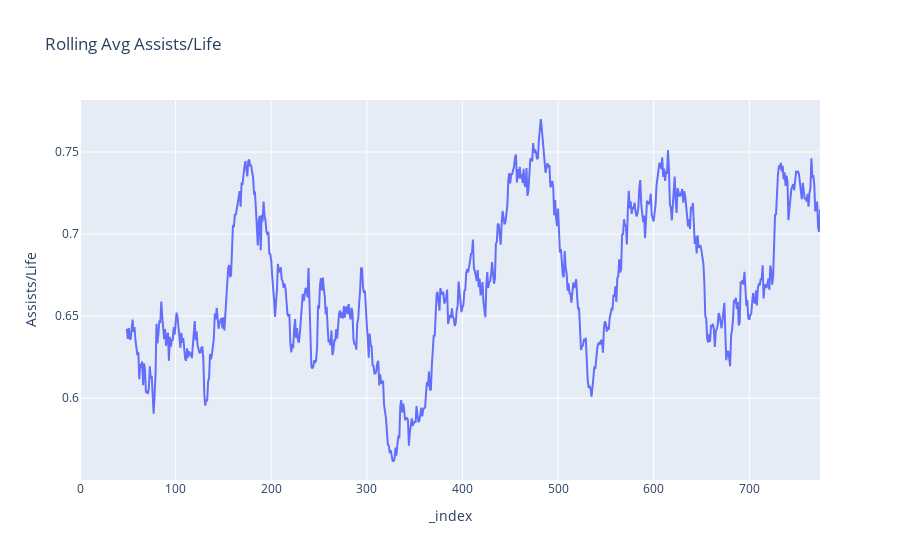

Write notebook code for a chart like this one.
### Code cell
import plotly.express as px

mod = 50
name = 'Assists/Life'

fig = px.line(dfr, x=dfr.index, y=(dfr['Assists'].rolling(window=mod).mean() /
                                 dfr['Deaths'].rolling(window=mod).mean()), 
              labels={'x': 'Number of Games Played', 'y': f'{name}'},
              title=f'Rolling Avg {name}')

fig.show()

### Figure 1 — Plotly figure (JSON) as saved in the notebook; plotly's stock layout.template omitted (floating-point values rounded to 4 significant figures; data arrays with more than 128 entries replaced by an {"elided": "..."} marker saying what was removed)
{"data": [{"hovertemplate": "_index=%{x}<br>Assists/Life=%{y}<extra></extra>", "legendgroup": "", "line": {"color": "#636efa", "dash": "solid"}, "marker": {"symbol": "circle"}, "mode": "lines", "name": "", "orientation": "v", "showlegend": false, "type": "scatter", "x": {"elided": "775 int values"}, "xaxis": "x", "y": {"elided": "775 float values"}, "yaxis": "y"}], "layout": {"legend": {"tracegroupgap": 0}, "title": {"text": "Rolling Avg Assists/Life"}, "xaxis": {"anchor": "y", "domain": [0, 1], "title": {"text": "_index"}}, "yaxis": {"anchor": "x", "domain": [0, 1], "title": {"text": "Assists/Life"}}}}
